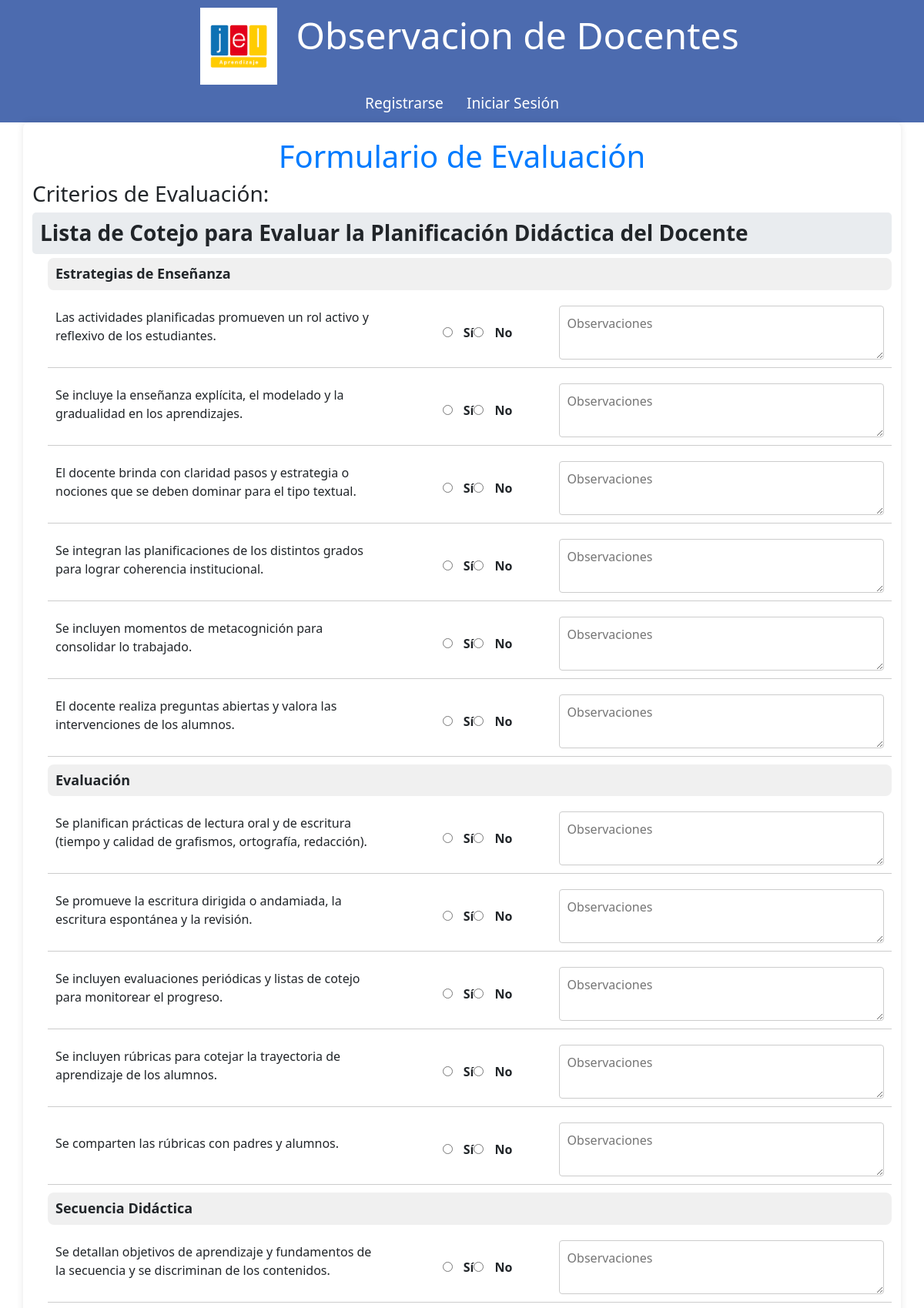
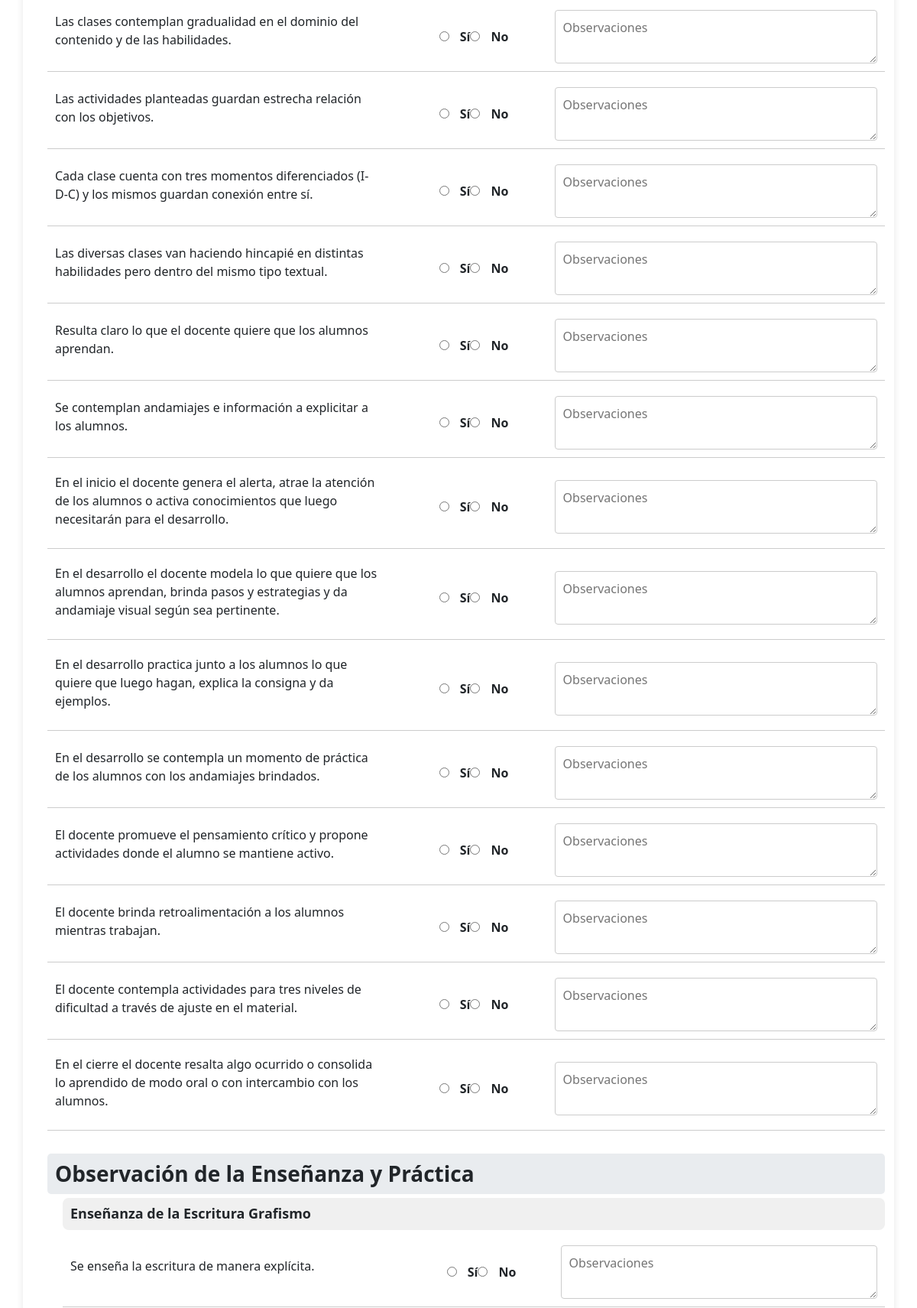
Page /screening.2/docentes/docentes_evaluacion.php (upper part) on the committed database (2 pictures, top to bottom).
### tables this page shows
CREATE TABLE `docentes_criterios` (
  `id` int(11) NOT NULL,
  `bloque` varchar(100) NOT NULL,
  `categoria` varchar(100) DEFAULT NULL,
  `descripcion` varchar(255) DEFAULT NULL
);

### screening.2/docentes/docentes_evaluacion.php (the view, shortened to what this page needs)
<?php  session_start();
include '../_conexionMySQL.php';
include '../_header.php';
?>
<!DOCTYPE html>
<html>
<head>
    <link rel="stylesheet" type="text/css" href="docentes_styles.css">
    <link rel="stylesheet" href="styles.css?v1">
    <link rel="stylesheet" type="text/css" href="../css/styles.css">
    <link href="https://cdn.jsdelivr.net/npm/bootstrap@5.2.1/dist/css/bootstrap.min.css" rel="stylesheet">
    <link rel="stylesheet" type="text/css" href="/screening/css/listado.css">
</head>
<body>
<div class="container">
    <h1>Formulario de Evaluación</h1>
    <h3>Criterios de Evaluación:</h3>
    <?php
    $sql_criterios = "SELECT id, bloque, categoria, descripcion FROM docentes_criterios ORDER BY bloque, categoria";
    $result_criterios = $conn->query($sql_criterios);
    $ultimo_bloque = '';
    $ultima_categoria = '';
    $bloque_id = 0;
    while ($row = $result_criterios->fetch_assoc()) {
        if ($ultimo_bloque != $row['bloque']) {
            if ($ultimo_bloque != '') {
                echo "</div>";
            }
            $bloque_id++;
            echo "<h3 class='bloque-titulo' onclick='toggleBloque($bloque_id)'>" . $row['bloque'] . "</h3>";
            echo "<div id='bloque-$bloque_id' class='bloque-contenido'>";
            $ultimo_bloque = $row['bloque'];
            $ultima_categoria = '';
        }
        if ($ultima_categoria != $row['categoria']) {
            echo "<div class='categoria'>";
            echo "<h4>" . $row['categoria'] . "</h4>";
            $ultima_categoria = $row['categoria'];
        }
        echo "<div class='fila-criterio'>";
        echo "<div class='columna-descripcion'>";
        echo "<p>" . $row['descripcion'] . "</p>";
        echo "</div>";
        echo "<div class='columna-respuesta'>";
        echo "<label><input type='radio' name='criterios[" . $row['id'] . "]' value='1'> Sí</label>";
        echo "<label><input type='radio' name='criterios[" . $row['id'] . "]' value='0'> No</label>";
        echo "</div>";
        echo "<div class='columna-observaciones'>";
        echo "<textarea name='observaciones[" . $row['id'] . "]' placeholder='Observaciones'></textarea>";
        echo "</div>";
        echo "</div>";
    }
    if ($ultimo_bloque != '') {
        echo "</div>";
    }
    ?>
</div>
</body>
</html>

### screening.2/_header.php (shortened to what this page needs)
<header style="background-color: #4c6baf; color: white; padding: 10px 0; text-align: center;">
    <center>
        <div>
            <a href="/screening/index.php"><img src="/screening/images/LogoJel.png" alt="Logo JEL" class="logo"></a>
            <?php
                echo "<font size=\"8\">".$GLOBALS['titulo']."</font>";
            ?>
        </div>
    </center>
        <nav> <ul class="menu">
            <?php
                if (isset($_SESSION['Nombre'])) {
                    echo "<li><a href=\"/screening/index.php\">Pagina principal</a></li>";
                    echo "<li><a href=\"/screening/alumnos/index.php\">Alumnos</a></li>";
                    echo "<li><a href=\"/screening/docentes/index.php\">Docentes</a></li>";
                    echo "<li><a href=\"/screening/_cerrar_session.php\">Cerrar Sesión (".$_SESSION["Nombre"].")</a></li>";
                    if ($_SESSION['Nombre'] == "Admin") {
                        echo "<li><a href=\"/screening/admin/AdminElegirColegio.php\" style=\"color: red;\">Elegir Colegio";
                        if (isset($_SESSION['colegio'])) {
                            echo " (".$_SESSION['colegio'].")";
                        }
                        echo "</a></li>";
                        echo "<li><a href=\"/screening/admin/index.php\" style=\"color: red;\">Admin JEL Aprendizaje</a></li>";
                    }
                } else {
                    echo "<li><a href=\"login/signup.php\">Registrarse</a></li>";
                    echo "<li><a href=\"login/login.php\">Iniciar Sesión</a></li>";
                }
            ?>
        </ul></nav>
</header>

### screening.2/docentes/docentes_styles.css (style rules this page uses)
body { font-family: Arial, sans-serif; background-color: #f4f4f9; margin: 0; padding: 0; }
.container { width: 80%; margin: 0 auto; background-color: #fff; padding: 20px; border-radius: 8px; box-shadow: 0 0 10px rgba(0, 0, 0, 0.1); }
label { display: block; margin-bottom: 10px; font-weight: bold; }
input[type="text"], textarea, select { width: 100%; padding: 10px; margin: 5px 0 20px 0; border: 1px solid #ccc; border-radius: 4px; }
input[type="radio"] { margin-right: 10px; }
.fila-criterio { display: flex; justify-content: space-between; align-items: center; margin-bottom: 15px; padding: 10px; border-bottom: 1px solid #ccc; }
.columna-descripcion { flex: 2; padding-right: 20px; }
.columna-respuesta { flex: 1; text-align: center; }
.columna-observaciones { flex: 2; }
textarea { width: 100%; min-height: 60px; resize: vertical; }
.categoria h4 { background-color: #f0f0f0; padding: 10px; border-radius: 8px; margin-bottom: 10px; font-size: 18px; font-weight: bold; }
.categoria { margin-bottom: 30px; }
.fila-criterio { display: flex; justify-content: space-between; align-items: center; margin-bottom: 10px; }
.bloque-titulo { cursor: pointer; background-color: #e9ecef; padding: 10px; margin-bottom: 5px; border-radius: 5px; font-weight: bold; }
.bloque-contenido { padding-left: 20px; transition: all 0.3s ease; }

### screening/docentes/styles.css (style rules this page uses)
body { font-family: 'Arial', sans-serif; background-color: #f4f4f9; color: #333; padding: 20px; line-height: 1.6; }
h1 { text-align: center; color: #007BFF; }
label { display: block; margin-top: 10px; font-weight: bold; }

### screening.2/css/styles.css (style rules this page uses)
body { font-family: Arial, sans-serif; margin: 0; padding: 0; display: flex; flex-direction: column; align-items: center; background-color: #f0f0f0; }
header { background-color: #4c6baf; width: 100%; padding: 20px 0; text-align: center; color: white; }
header * { color: white; }
.logo { margin-right: 20px; margin-left: 20px; height: 100px; }
h1 { margin: 0; font-size: 2.5em; }
nav { margin-top: 10px; }
.menu { list-style: none; padding: 0; margin: 0; display: flex; justify-content: center; }
.menu li { margin: 0 15px; }
.menu a { color: white; text-decoration: none; font-size: 1.2em; transition: color 0.3s; }

### rows in the picture
docentes_criterios: bloque "Lista de Cotejo para Evaluar la Planificación Didáctica del Docente", categoria "Estrategias de Enseñanza", descripcion "Las actividades planificadas promueven un rol activo y reflexivo de los estudiantes.", id "Observaciones"
docentes_criterios: descripcion "Se incluye la enseñanza explícita, el modelado y la gradualidad en los aprendizajes.", id "Observaciones"
docentes_criterios: descripcion "El docente brinda con claridad pasos y estrategia o nociones que se deben dominar para el tipo textual.", id "Observaciones"
docentes_criterios: descripcion "Se integran las planificaciones de los distintos grados para lograr coherencia institucional.", id "Observaciones"
docentes_criterios: descripcion "Se incluyen momentos de metacognición para consolidar lo trabajado.", id "Observaciones"
docentes_criterios: descripcion "El docente realiza preguntas abiertas y valora las intervenciones de los alumnos.", id "Observaciones"
docentes_criterios: categoria "Evaluación", descripcion "Se planifican prácticas de lectura oral y de escritura (tiempo y calidad de grafismos, ortografía, redacción).", id "Observaciones"
docentes_criterios: descripcion "Se promueve la escritura dirigida o andamiada, la escritura espontánea y la revisión.", id "Observaciones"
docentes_criterios: descripcion "Se incluyen evaluaciones periódicas y listas de cotejo para monitorear el progreso.", id "Observaciones"
docentes_criterios: descripcion "Se incluyen rúbricas para cotejar la trayectoria de aprendizaje de los alumnos.", id "Observaciones"
docentes_criterios: descripcion "Se comparten las rúbricas con padres y alumnos.", id "Observaciones"
docentes_criterios: categoria "Secuencia Didáctica", descripcion "Se detallan objetivos de aprendizaje y fundamentos de la secuencia y se discriminan de los contenidos.", id "Observaciones"
docentes_criterios: descripcion "Las clases contemplan gradualidad en el dominio del contenido y de las habilidades.", id "Observaciones"
docentes_criterios: descripcion "Las actividades planteadas guardan estrecha relación con los objetivos.", id "Observaciones"
docentes_criterios: descripcion "Cada clase cuenta con tres momentos diferenciados (I-D-C) y los mismos guardan conexión entre sí.", id "Observaciones"
docentes_criterios: descripcion "Las diversas clases van haciendo hincapié en distintas habilidades pero dentro del mismo tipo textual.", id "Observaciones"
docentes_criterios: descripcion "Resulta claro lo que el docente quiere que los alumnos aprendan.", id "Observaciones"
docentes_criterios: descripcion "Se contemplan andamiajes e información a explicitar a los alumnos.", id "Observaciones"
docentes_criterios: descripcion "En el inicio el docente genera el alerta, atrae la atención de los alumnos o activa conocimientos que luego necesitarán para el desarrollo.", id "Observaciones"
docentes_criterios: descripcion "En el desarrollo el docente modela lo que quiere que los alumnos aprendan, brinda pasos y estrategias y da andamiaje visual según sea pertinente.", id "Observaciones"
docentes_criterios: descripcion "En el desarrollo practica junto a los alumnos lo que quiere que luego hagan, explica la consigna y da ejemplos.", id "Observaciones"
docentes_criterios: descripcion "En el desarrollo se contempla un momento de práctica de los alumnos con los andamiajes brindados.", id "Observaciones"
docentes_criterios: descripcion "El docente promueve el pensamiento crítico y propone actividades donde el alumno se mantiene activo.", id "Observaciones"
docentes_criterios: descripcion "El docente brinda retroalimentación a los alumnos mientras trabajan.", id "Observaciones"
docentes_criterios: descripcion "El docente contempla actividades para tres niveles de dificultad a través de ajuste en el material.", id "Observaciones"
docentes_criterios: descripcion "En el cierre el docente resalta algo ocurrido o consolida lo aprendido de modo oral o con intercambio con los alumnos.", id "Observaciones"
docentes_criterios: bloque "Observación de la Enseñanza y Práctica", categoria "Enseñanza de la Escritura Grafismo", descripcion "Se enseña la escritura de manera explícita.", id "Observaciones"

### other values in the picture
$GLOBALS['titulo'] "Observacion de Docentes"
